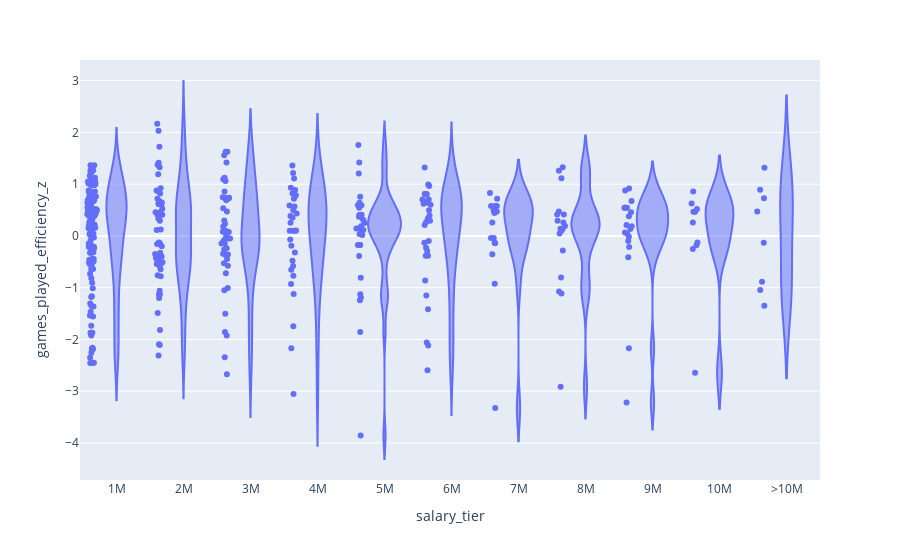

The notebook cell saved with this chart:
### Code cell
fig = px.violin(
    df,
    x="salary_tier",
    y="games_played_efficiency_z",
    points="all",
    hover_name="playerName"
)
fig.show()

### Figure 1 — Plotly figure (JSON) as saved in the notebook; plotly's stock layout.template omitted (floating-point values rounded to 4 significant figures; data arrays with more than 128 entries replaced by an {"elided": "..."} marker saying what was removed)
{"data": [{"alignmentgroup": "True", "box": {"visible": false}, "hovertemplate": "<b>%{hovertext}</b><br><br>salary_tier=%{x}<br>games_played_efficiency_z=%{y}<extra></extra>", "hovertext": {"elided": "389 str values"}, "legendgroup": "", "marker": {"color": "#636efa"}, "name": "", "offsetgroup": "", "orientation": "v", "points": "all", "scalegroup": "True", "showlegend": false, "type": "violin", "x": {"elided": "389 str values"}, "x0": " ", "xaxis": "x", "y": {"elided": "389 float values"}, "y0": " ", "yaxis": "y"}], "layout": {"legend": {"tracegroupgap": 0}, "margin": {"t": 60}, "violinmode": "group", "xaxis": {"anchor": "y", "domain": [0, 1], "title": {"text": "salary_tier"}}, "yaxis": {"anchor": "x", "domain": [0, 1], "title": {"text": "games_played_efficiency_z"}}}}
